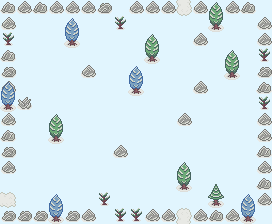

This game map was drawn from its Tiled (.tmx) file and the tilesets committed beside it. A one-line description and the trimmed map source follow:
An orthogonal 17x14 tile map with 16x16 px tiles, 2 tile layers (Tile Layer 1, Tile Layer 2), 4 tilesets and 7 objects (3x Door).

<map version="1.9" tiledversion="1.9.0" orientation="orthogonal" renderorder="right-down" width="17" height="14" tilewidth="16" tileheight="16" infinite="0" backgroundcolor="#e1f5fe" nextlayerid="10" nextobjectid="47">
 <properties>
  <property name="has-hints" type="bool" value="true" />
  <property name="map-name" value="Mitsu Forest" />
  <property name="music" value="forest" />
 </properties>
 <tileset firstgid="1" source="../tilesets/outdoor-1.tsx" />
 <tileset firstgid="129" source="../tilesets/monsters.tsx" />
 <tileset firstgid="154" source="../tilesets/basic.tsx" />
 <tileset firstgid="178" source="../tilesets/npc_common.tsx" />
 <layer id="1" name="Tile Layer 1" width="17" height="14">
  <data>[238 cells, 68 non-empty, 11 distinct tile ids]</data>
 </layer>
 <objectgroup id="9" name="npc" />
 <layer id="6" name="Tile Layer 2" width="17" height="14">
  <data>[238 cells, 11 non-empty, 3 distinct tile ids]</data>
 </layer>
 <objectgroup id="8" name="items">
  <object id="41" gid="165" x="160" y="48" width="16" height="16">
   <properties>
    <property name="healthPointsDelta" type="int" value="20" />
   </properties>
  </object>
  <object id="43" gid="165" x="192" y="128" width="16" height="16">
   <properties>
    <property name="healthPointsDelta" type="int" value="20" />
   </properties>
  </object>
  <object id="45" gid="71" x="0" y="192" width="16" height="16">
   <properties>
    <property name="action" value="(dialog '((&quot;/_1&quot; &quot;Exit ←&quot;)))" />
   </properties>
  </object>
  <object id="46" gid="176" x="16" y="208" width="16" height="16">
   <properties>
    <property name="actionOnEvent" value="(if (visited-room &quot;14&quot;) (delete-me))" />
   </properties>
  </object>
 </objectgroup>
 <objectgroup id="2" name="spawn points">
  <object id="34" class="Door" x="176" y="0" width="16" height="16">
   <properties>
    <property name="roomId" value="18" />
   </properties>
  </object>
  <object id="35" class="Door" x="176" y="208" width="16" height="16">
   <properties>
    <property name="mainDoor" type="bool" value="true" />
    <property name="orientation" type="int" value="1" />
    <property name="roomId" value="14" />
   </properties>
  </object>
  <object id="36" class="Door" x="0" y="192" width="16" height="16">
   <properties>
    <property name="orientation" type="int" value="2" />
    <property name="roomId" value="15" />
   </properties>
  </object>
 </objectgroup>
</map>
